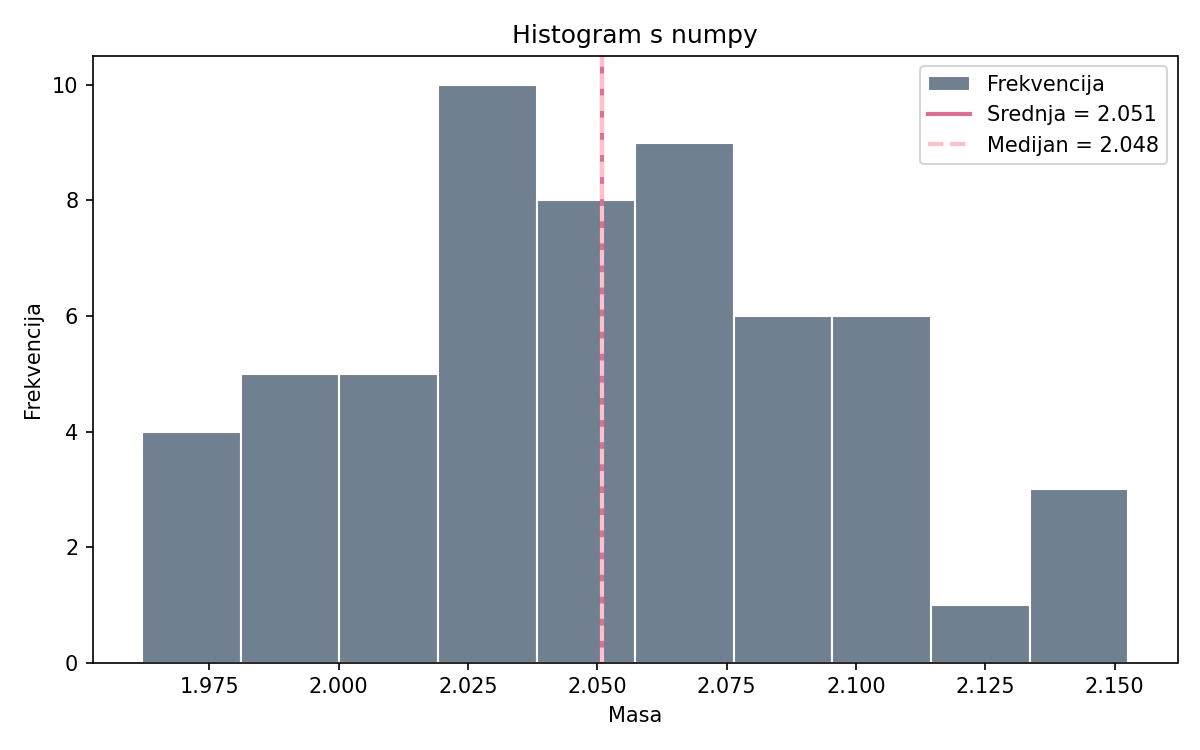

Here is the Python script that generated this plot:
import numpy as np
import matplotlib.pyplot as plt

np.random.seed(42)
mase_ciste = np.random.normal(loc=2.06, scale=0.05, size=57).tolist()

sred = np.mean(mase_ciste)
med = np.median(mase_ciste)

print(f"Aritmetička sredina: {sred:.4f}")
print(f"Medijan: {med:.4f}")

plt.figure(figsize=(8, 5))
plt.hist(mase_ciste, bins=10, color='slategray', edgecolor='white', label='Frekvencija')
plt.axvline(sred, color='palevioletred', linewidth=2, label=f'Srednja = {sred:.3f}')
plt.axvline(sred, color='pink', linewidth=2, linestyle='--', label=f'Medijan = {med:.3f}')
plt.xlabel("Masa")
plt.ylabel("Frekvencija")
plt.title("Histogram s numpy")
plt.legend()
plt.tight_layout()
plt.savefig("2.png", dpi=150)
plt.show()
